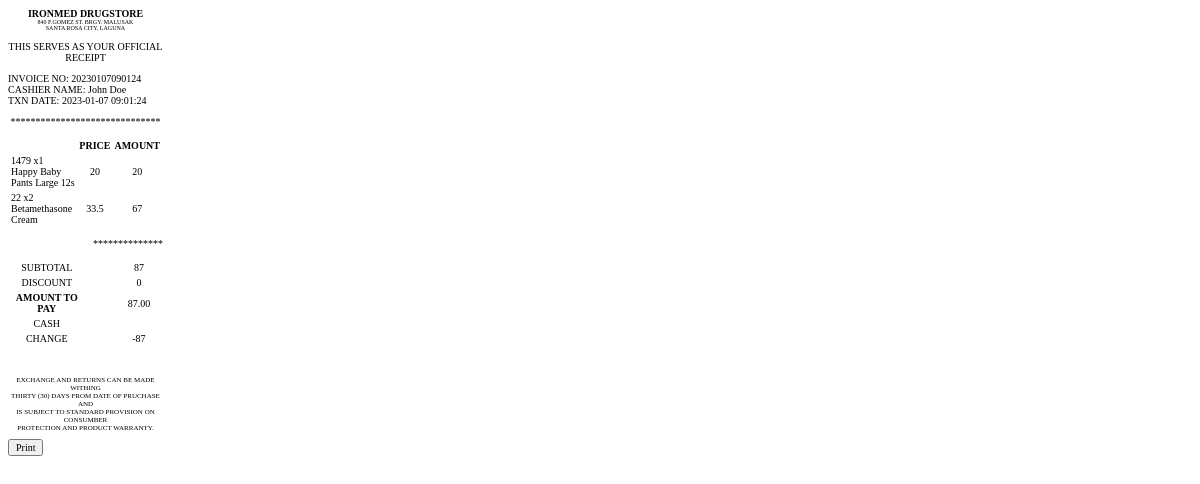
Screenshot of /views/pos/receipt.php?invoice_id=3 with the database file from the repository.
### tables this page shows
CREATE TABLE `invoices` (
  `id` int NOT NULL AUTO_INCREMENT,
  `number` varchar(100) DEFAULT NULL,
  `user_id` int DEFAULT NULL,
  `date_transact` datetime DEFAULT NULL,
  `total_items` int DEFAULT NULL,
  `total_purchase` float DEFAULT NULL,
  `discount` tinyint(1) DEFAULT '0' COMMENT 'True | False',
  `costumer_name` varchar(100) DEFAULT NULL,
  `osca_number` varchar(100) DEFAULT NULL,
  `cash_payment` float DEFAULT NULL,
  PRIMARY KEY (`id`),
  KEY `invoices_FK` (`user_id`),
  CONSTRAINT `invoices_FK` FOREIGN KEY (`user_id`) REFERENCES `users` (`id`)
);

CREATE TABLE `users` (
  `id` int NOT NULL AUTO_INCREMENT,
  `first_name` varchar(100) DEFAULT NULL,
  `last_name` varchar(100) DEFAULT NULL,
  `username` varchar(100) DEFAULT NULL,
  `password` varchar(255) DEFAULT NULL,
  `role` int DEFAULT NULL,
  `status` int DEFAULT NULL,
  `last_login` datetime DEFAULT NULL,
  `login_attempt` int DEFAULT NULL,
  PRIMARY KEY (`id`)
);

CREATE TABLE `products` (
  `id` int NOT NULL AUTO_INCREMENT,
  `category_id` int NOT NULL,
  `barcode` int DEFAULT NULL,
  `name` varchar(100) DEFAULT NULL,
  `sale_price` float DEFAULT NULL,
  `status` int DEFAULT NULL,
  `max_stock` int DEFAULT NULL,
  `min_stock` int DEFAULT NULL,
  `type` varchar(10) DEFAULT NULL,
  PRIMARY KEY (`id`),
  KEY `products_FK` (`category_id`),
  CONSTRAINT `products_FK` FOREIGN KEY (`category_id`) REFERENCES `categories` (`id`)
);

### data/model/Invoice.php (called while the page is built, shortened)
<?php
class Invoice
{
    private $conn;
    public function __construct($connection)
    {
        $this->conn = $connection;
    }
    public function getReceipt($invoice_id)
    {
        $sql = "SELECT *
        FROM invoices i
        INNER JOIN users u
        ON i.user_id = u.id
        WHERE i.id = $invoice_id";
        $result = $this->conn->query($sql);
        $details = $result->fetch_assoc();
        $sql = "SELECT
		i.id AS invoice_id,
        p.barcode,
        p.name,
        p.id AS product_id,
        SUM(price) AS price,
        SUM(qty) AS qty,
        p.sale_price
        FROM `sales`
        INNER JOIN `invoices` i ON i.id = sales.invoice_id
        INNER JOIN `products` p ON p.id =sales.product_id
        INNER JOIN `product_details` pd ON pd.id = sales.product_detail_id
        WHERE invoice_id = $invoice_id
        AND sales.void IS NULL
        GROUP BY p.id";
        $result = $this->conn->query($sql);
        $sales = $result->fetch_all(MYSQLI_ASSOC);
        return [
            'details' => $details,
            'sales' => $sales
        ];
    }
}

### views/pos/receipt.php (the view, shortened to what this page needs)
<?php
include_once('../../config/database.php');
include_once('../../data/model/Invoice.php');
$invoiceModel = new Invoice($conn);
$invoiceId = $_GET['invoice_id'];
$fetch = $invoiceModel->getReceipt($invoiceId);
$invoice = $fetch['details'];
$sales = $fetch['sales'];
$subTotal = 0;
$amountToPay = 0;
foreach ($sales as $product) {
    $subTotal += $product['sale_price'] * $product['qty'];
    $amountToPay += $product['price'];
}
$amountToPay = number_format($amountToPay, 2, '.', '');
$discount = $subTotal - $amountToPay;
$cashPayment = $invoice['cash_payment'];
$change = $cashPayment - $amountToPay;
?>
<html lang="en">
<head>
    <link rel="stylesheet" href="style.css">
</head>
<body>
    <div class="ticket">
        <p class="centered" style="font-size: 10;"><b>IRONMED DRUGSTORE</b>
            <span style="font-size: 6;"><br>840 F.GOMEZ ST. BRGY. MALUSAK
                <br>SANTA ROSA CITY, LAGUNA </span>
        </p>
        <p class="centered" style="font-size: 10;">THIS SERVES AS YOUR OFFICIAL RECEIPT</p>
        <p>INVOICE NO: <?php echo $invoice['number']?><br>
            CASHIER NAME: <?php echo $invoice['first_name'] . ' ' .$invoice['last_name']; ?><br>
            TXN DATE: <?php echo $invoice['date_transact']?></p>
        <p class="centered">******************************</p>
        <table style="width:100%">
            <thead>
                <tr>
                    <th class="description" style="width:50%"></th>
                    <th class="centered">PRICE</th>
                    <th class="centered">AMOUNT</th>
                </tr>
            </thead>
            <tbody>
                <?php foreach ($sales as $product) { ?>
                    <tr>
                        <td class="description"><?php echo $product['barcode']?> x<?php echo $product['qty']?> <br><?php echo $product['name']?></td>
                        <td class="centered"><?php echo $product['sale_price']?></td>
                        <td class="centered"><?php echo $product['sale_price'] * $product['qty']?></td>
                    </tr>
                <?php } ?>
            </tbody>
        </table>
        <p class="right">**************</p>
        <table style="width:100%">
            <thead>
            <tbody>
                <tr>
                    <td class="centered" style="width:50%">SUBTOTAL</td>
                    <td class="" style="width:20%"></td>
                    <td class="centered"><?php echo $subTotal?></td>
                </tr>
                <tr>
                    <td class="centered" style="width:50%">DISCOUNT</td>
                    <td class="" style="width:20%"></td>
                    <td class="centered"><?php echo $discount?></td>
                </tr>
                <tr>
                    <td class="centered" style="width:50%"><b>AMOUNT TO PAY</b></td>
                    <td class="" style="width:20%"></td>
                    <td class="centered"><?php echo $amountToPay?></td>
                </tr>
                <tr>
                    <td class="centered" style="width:50%">CASH</td>
                    <td class="" style="width:20%"></td>
                    <td class="centered"><?php echo $cashPayment?></td>
                </tr>
                <tr>
                    <td class="centered" style="width:50%">CHANGE</td>
                    <td class="" style="width:20%"></td>
                    <td class="centered"><?php echo $change?></td>
                </tr>
            </tbody>
        </table>
        <br><br>
        <p class="centered" style="font-size: 7;">EXCHANGE AND RETURNS CAN BE MADE WITHING
            <br>THIRTY (30) DAYS FROM DATE OF PRUCHASE AND
            <br>IS SUBJECT TO STANDARD PROVISION ON CONSUMBER
            <br>PROTECTION AND PRODUCT WARRANTY.
        </p>
    </div>
    <button id="btnPrint" class="hidden-print">Print</button>
</body>
</html>

### views/pos/style.css (style rules this page uses)
* { font-size: 10px; font-family: 'Calibri'; }
.centered { text-align: center; align-content: center; }
.right { text-align: right; align-content: right; }
.ticket { width: 155px; max-width: 155px; }

### rows the page displays
invoices: number "20230107090124", user.first_name "John", user.last_name "Doe", date_transact "2023-01-07 09:01:24", products.barcode "1479", qty "1", products.name "Happy Baby Pants Large 12s", products.sale_price "20", products.barcode "22", qty "2", products.name "Betamethasone Cream", products.sale_price "33.5", qty "67"

### other values shown
$subTotal "87"
$discount "0"
$amountToPay "87.00"
$change "-87"
